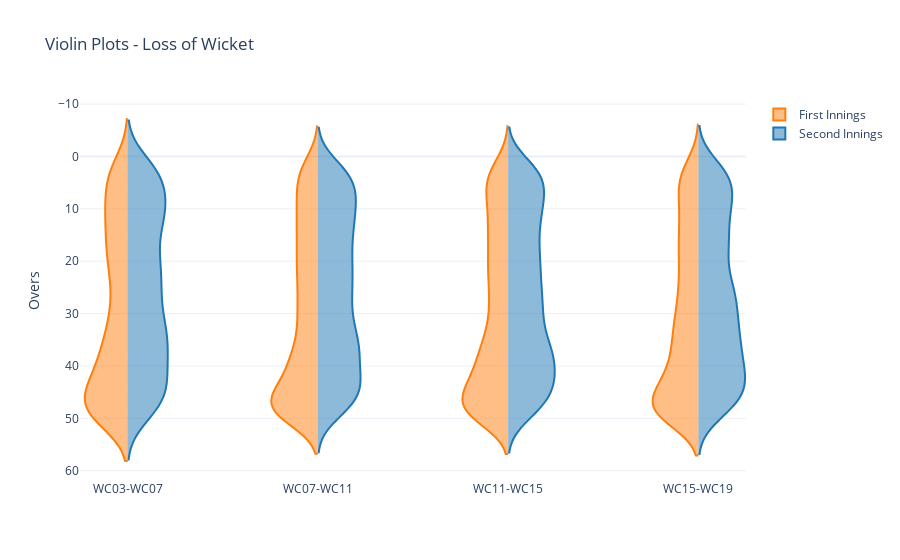

Notebook cell for this chart:
### Code cell
fig = go.Figure()

fig.add_trace(go.Violin(x = over_wkt_df['split'][over_wkt_df['innings'] == 'first_innings' ],
                        y = over_wkt_df['over_no'][over_wkt_df['innings'] == 'first_innings' ],
                        name = 'First Innings', side = 'negative',
                        line_color = '#ff7f0e')
             )
fig.add_trace(go.Violin(x = over_wkt_df['split'][over_wkt_df['innings'] == 'second_innings' ],
                        y = over_wkt_df['over_no'][over_wkt_df['innings'] == 'second_innings' ],
                        name = 'Second Innings', side = 'positive',
                        line_color = '#1f77b4')
             )

fig.update_layout(violinmode = 'overlay', template = "plotly_white", title = 'Violin Plots - Loss of Wicket',
                  yaxis = dict(title = 'Overs', autorange = 'reversed'))

### Figure 1 — Plotly figure (JSON) as saved in the notebook; plotly's stock layout.template omitted (floating-point values rounded to 4 significant figures; data arrays with more than 128 entries replaced by an {"elided": "..."} marker saying what was removed)
{"data": [{"line": {"color": "#ff7f0e"}, "name": "First Innings", "side": "negative", "type": "violin", "x": {"elided": "9024 str values"}, "y": {"elided": "9024 int values"}}, {"line": {"color": "#1f77b4"}, "name": "Second Innings", "side": "positive", "type": "violin", "x": {"elided": "7913 str values"}, "y": {"elided": "7913 int values"}}], "layout": {"title": {"text": "Violin Plots - Loss of Wicket"}, "violinmode": "overlay", "yaxis": {"autorange": "reversed", "title": {"text": "Overs"}}}}
